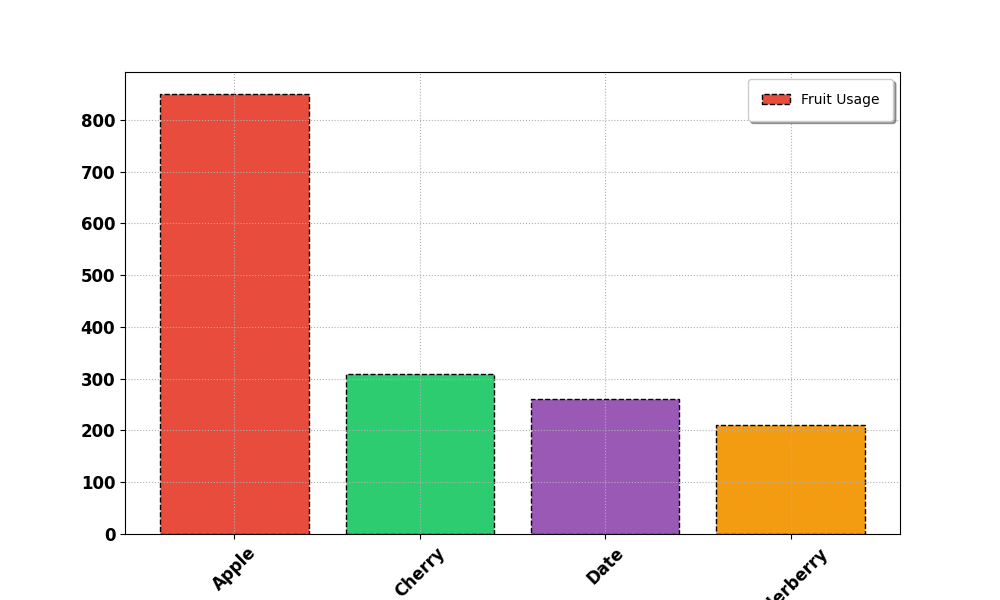

The script that drew this image:
import matplotlib.pyplot as plt
import numpy as np

fruit_types = ['Apple', 'Cherry', 'Date', 'Elderberry']
total_usage = np.sum(np.array([
    [150, 160, 170, 180, 190],  # Apple
    [50, 55, 60, 65, 80],       # Cherry
    [40, 45, 50, 55, 70],       # Date
    [30, 35, 40, 45, 60]        # Elderberry
]), axis=1)

sorted_indices = np.argsort(total_usage)[::-1]
sorted_fruits = np.array(fruit_types)[sorted_indices]
sorted_usage = total_usage[sorted_indices]

plt.figure(figsize=(10, 6))
plt.bar(sorted_fruits, sorted_usage, color=['#e74c3c', '#2ecc71', '#9b59b6', '#f39c12'], edgecolor='black', linestyle='--')

plt.xticks(fontsize=12, fontweight='bold', rotation=45)
plt.yticks(fontsize=12, fontweight='bold')

plt.grid(True, linestyle=':', linewidth=0.8)

plt.legend(['Fruit Usage'], loc='upper right', fontsize=10, frameon=True, shadow=True, fancybox=True, borderpad=1)

plt.show()
